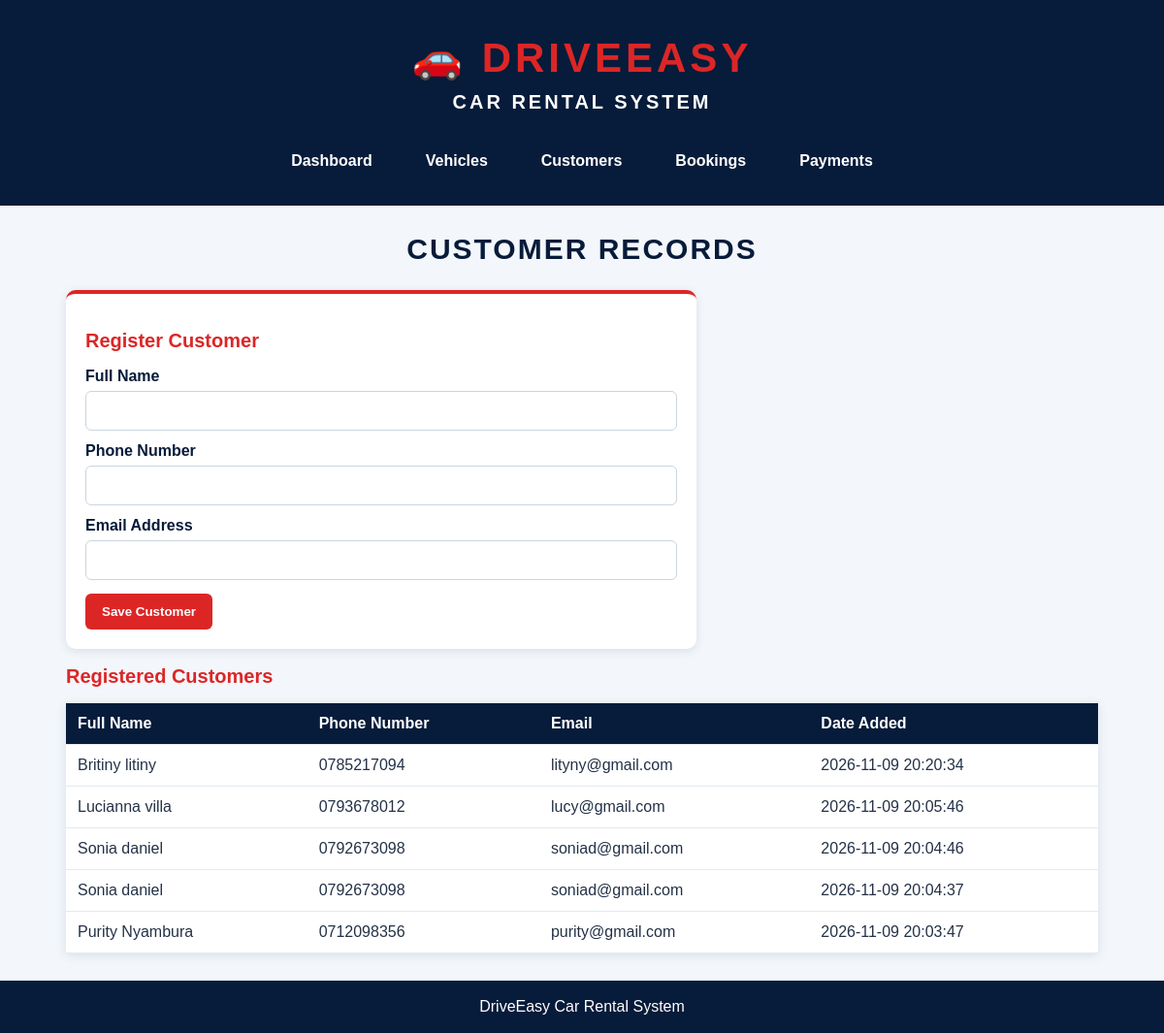
The page /customers.php on the database its author committed.
### tables this page shows
CREATE TABLE `customers` (
  `id` int(11) NOT NULL,
  `full_name` varchar(100) NOT NULL,
  `phone` varchar(30) NOT NULL,
  `email` varchar(100) DEFAULT NULL,
  `created_at` timestamp NOT NULL DEFAULT current_timestamp()
);

### customers.php (the view, shortened to what this page needs)
<?php
require 'db.php';
$list = $conn->query(
    "SELECT * FROM customers ORDER BY id DESC"
);
require 'header.php';
?>
<h1>Customer Records</h1>
<form method="POST">
    <h2>Register Customer</h2>
    <label>Full Name</label>
    <input type="text" name="full_name" required>
    <label>Phone Number</label>
    <input type="text" name="phone" required>
    <label>Email Address</label>
    <input type="email" name="email">
    <button type="submit">Save Customer</button>
</form>
<h2>Registered Customers</h2>
<table>
<tr>
    <th>Full Name</th>
    <th>Phone Number</th>
    <th>Email</th>
    <th>Date Added</th>
</tr>
<?php while ($c = $list->fetch_assoc()): ?>
<tr>
    <td><?= htmlspecialchars($c['full_name']) ?></td>
    <td><?= htmlspecialchars($c['phone']) ?></td>
    <td><?= htmlspecialchars($c['email'] ?? '') ?></td>
    <td><?= htmlspecialchars($c['created_at']) ?></td>
</tr>
<?php endwhile; ?>
</table>
<?php require 'footer.php'; ?>

### style.css (style rules this page uses)
* { box-sizing: border-box; }
body { margin: 0; font-family: Arial, sans-serif; background: #f3f7fb; color: #243247; }
h1 { color: #071b3a; font-size: 30px; font-weight: 900; text-align: center; text-transform: uppercase; letter-spacing: 2px; margin-bottom: 25px; }
h2 { color: #dc2626; font-size: 20px; font-weight: bold; }
form { background: white; padding: 20px; border-radius: 10px; box-shadow: 0 2px 10px #173b5d20; margin: 16px 0; max-width: 650px; border-top: 4px solid #dc2626; }
label { display: block; font-weight: bold; margin: 12px 0 6px; color: #071b3a; }
input, select { width: 100%; padding: 11px; border: 1px solid #cbd5df; border-radius: 6px; font-size: 15px; }
button, .btn { display: inline-block; background: #dc2626; color: white; border: none; padding: 11px 17px; border-radius: 6px; text-decoration: none; cursor: pointer; margin-top: 14px; font-weight: bold; }
table { width: 100%; border-collapse: collapse; background: white; margin: 16px 0; box-shadow: 0 2px 10px #173b5d20; }
th, td { text-align: left; padding: 12px; border-bottom: 1px solid #e4eaf0; }
th { background: #071b3a; color: white; }

### rows shown on the page
customers: full_name "Britiny litiny", phone "0785217094", email "lityny@gmail.com", created_at "2026-11-09 20:20:34"
customers: full_name "Lucianna villa", phone "0793678012", email "lucy@gmail.com", created_at "2026-11-09 20:05:46"
customers: full_name "Sonia daniel", phone "0792673098", email "soniad@gmail.com", created_at "2026-11-09 20:04:46"
customers: full_name "Sonia daniel", phone "0792673098", email "soniad@gmail.com", created_at "2026-11-09 20:04:37"
customers: full_name "Purity Nyambura", phone "0712098356", email "purity@gmail.com", created_at "2026-11-09 20:03:47"
